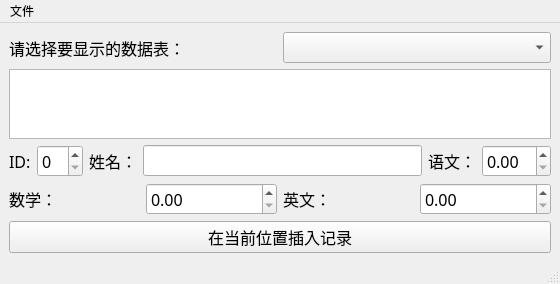
<?xml version="1.0" encoding="UTF-8"?>
<ui version="4.0">
 <class>MainWindow</class>
 <widget class="QMainWindow" name="MainWindow">
  <property name="geometry">
   <rect>
    <x>0</x>
    <y>0</y>
    <width>560</width>
    <height>280</height>
   </rect>
  </property>
  <property name="windowTitle">
   <string>QSqlTableModel</string>
  </property>
  <widget class="QWidget" name="centralwidget">
   <layout class="QVBoxLayout" name="verticalLayout">
    <item>
     <layout class="QHBoxLayout" name="horizontalLayout">
      <item>
       <widget class="QLabel" name="label">
        <property name="font">
         <font>
          <family>黑体</family>
          <pointsize>12</pointsize>
         </font>
        </property>
        <property name="text">
         <string>请选择要显示的数据表：</string>
        </property>
       </widget>
      </item>
      <item>
       <widget class="QComboBox" name="comboBox">
        <property name="font">
         <font>
          <family>黑体</family>
          <pointsize>12</pointsize>
         </font>
        </property>
       </widget>
      </item>
     </layout>
    </item>
    <item>
     <widget class="QTableView" name="tableView"/>
    </item>
    <item>
     <layout class="QHBoxLayout" name="horizontalLayout_2">
      <item>
       <widget class="QLabel" name="label_2">
        <property name="font">
         <font>
          <family>黑体</family>
          <pointsize>12</pointsize>
         </font>
        </property>
        <property name="text">
         <string>ID:</string>
        </property>
       </widget>
      </item>
      <item>
       <widget class="QSpinBox" name="spinBox_id">
        <property name="font">
         <font>
          <family>黑体</family>
          <pointsize>12</pointsize>
         </font>
        </property>
       </widget>
      </item>
      <item>
       <widget class="QLabel" name="label_3">
        <property name="font">
         <font>
          <family>黑体</family>
          <pointsize>12</pointsize>
         </font>
        </property>
        <property name="text">
         <string>姓名：</string>
        </property>
       </widget>
      </item>
      <item>
       <widget class="QLineEdit" name="lineEdit_name">
        <property name="font">
         <font>
          <family>黑体</family>
          <pointsize>12</pointsize>
         </font>
        </property>
       </widget>
      </item>
      <item>
       <widget class="QLabel" name="label_4">
        <property name="font">
         <font>
          <family>黑体</family>
          <pointsize>12</pointsize>
         </font>
        </property>
        <property name="text">
         <string>语文：</string>
        </property>
       </widget>
      </item>
      <item>
       <widget class="QDoubleSpinBox" name="doubleSpinBox_chinese">
        <property name="font">
         <font>
          <family>黑体</family>
          <pointsize>12</pointsize>
         </font>
        </property>
       </widget>
      </item>
     </layout>
    </item>
    <item>
     <layout class="QHBoxLayout" name="horizontalLayout_3">
      <item>
       <widget class="QLabel" name="label_5">
        <property name="font">
         <font>
          <family>黑体</family>
          <pointsize>12</pointsize>
         </font>
        </property>
        <property name="text">
         <string>数学：</string>
        </property>
       </widget>
      </item>
      <item>
       <widget class="QDoubleSpinBox" name="doubleSpinBox_math">
        <property name="font">
         <font>
          <family>黑体</family>
          <pointsize>12</pointsize>
         </font>
        </property>
       </widget>
      </item>
      <item>
       <widget class="QLabel" name="label_6">
        <property name="font">
         <font>
          <family>黑体</family>
          <pointsize>12</pointsize>
         </font>
        </property>
        <property name="text">
         <string>英文：</string>
        </property>
       </widget>
      </item>
      <item>
       <widget class="QDoubleSpinBox" name="doubleSpinBox_english">
        <property name="font">
         <font>
          <family>黑体</family>
          <pointsize>12</pointsize>
         </font>
        </property>
       </widget>
      </item>
     </layout>
    </item>
    <item>
     <widget class="QPushButton" name="pushButton">
      <property name="font">
       <font>
        <family>黑体</family>
        <pointsize>12</pointsize>
       </font>
      </property>
      <property name="text">
       <string>在当前位置插入记录</string>
      </property>
     </widget>
    </item>
   </layout>
  </widget>
  <widget class="QMenuBar" name="menubar">
   <property name="geometry">
    <rect>
     <x>0</x>
     <y>0</y>
     <width>560</width>
     <height>17</height>
    </rect>
   </property>
   <widget class="QMenu" name="menu">
    <property name="title">
     <string>文件</string>
    </property>
    <addaction name="actionOpen"/>
    <addaction name="actionClose"/>
   </widget>
   <addaction name="menu"/>
  </widget>
  <widget class="QStatusBar" name="statusbar"/>
  <action name="actionOpen">
   <property name="text">
    <string>打开数据库</string>
   </property>
  </action>
  <action name="actionClose">
   <property name="text">
    <string>关闭数据库</string>
   </property>
  </action>
 </widget>
 <resources/>
 <connections/>
</ui>
